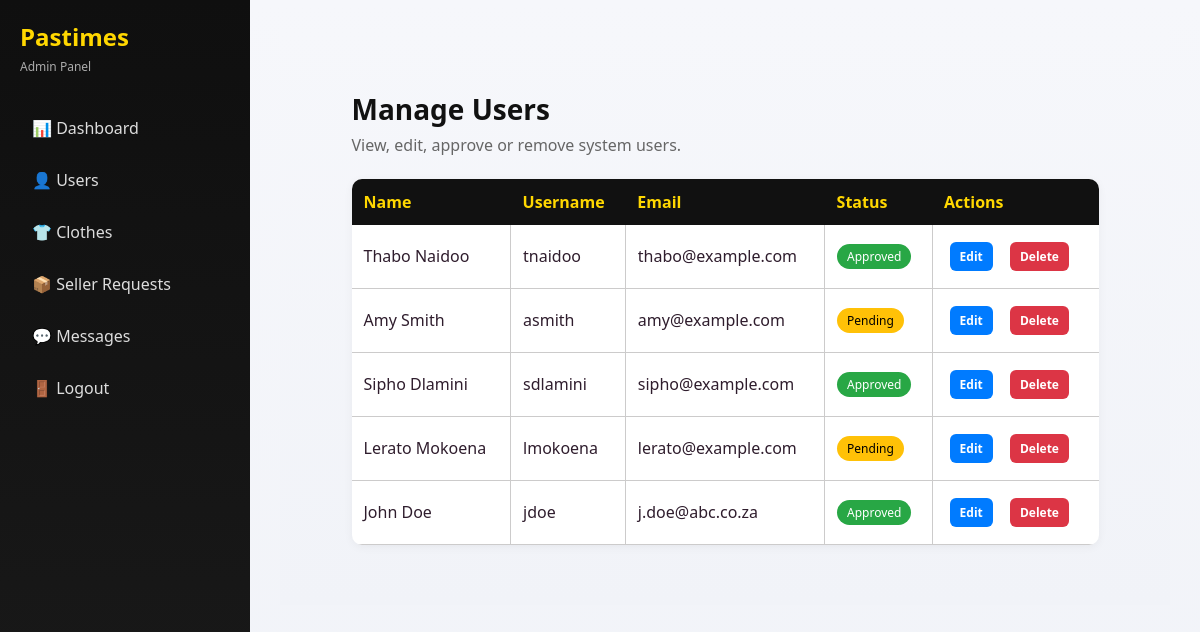
The page /admin/manageUsers.php (signed in) on the database its author committed.
### tables this page shows
CREATE TABLE tblUser (
    user_id INT AUTO_INCREMENT PRIMARY KEY,
    fname VARCHAR(50),
    lname VARCHAR(50),
    username VARCHAR(50),
    email VARCHAR(100),
    password VARCHAR(255),
    address VARCHAR(255),
    status VARCHAR(20)
);

### admin/manageUsers.php (the view, shortened to what this page needs)
<?php
include("../config/DBConn.php");
include("includes/adminLayout.php");
$users = $conn->query("SELECT * FROM tblUser ORDER BY user_id DESC");
?>
<div class="page-wrapper">
    <div class="page-header">
        <h1>Manage Users</h1>
        <p>View, edit, approve or remove system users.</p>
    </div>
    <table>
        <tr>
            <th>Name</th>
            <th>Username</th>
            <th>Email</th>
            <th>Status</th>
            <th>Actions</th>
        </tr>
        <?php while ($row = $users->fetch_assoc()) { ?>
            <tr>
                <td><?php echo $row['fname']." ".$row['lname']; ?></td>
                <td><?php echo $row['username']; ?></td>
                <td><?php echo $row['email']; ?></td>
                <td>
                    <?php
                        if ($row['status']=="approved") {
                            echo "<span class='badge approved'>Approved</span>";
                        } elseif ($row['status']=="rejected") {
                            echo "<span class='badge rejected'>Rejected</span>";
                        } else {
                            echo "<span class='badge pending'>Pending</span>";
                        }
                    ?>
                </td>
                <td>
                    <a class="btn small btn-edit"
                       href="manageUsers.php?edit=<?php echo $row['user_id']; ?>">
                       Edit
                    </a>
                    <a class="btn small btn-delete"
                       href="manageUsers.php?delete=<?php echo $row['user_id']; ?>"
                       onclick="return confirm('Delete this user?');">
                       Delete
                    </a>
                </td>
            </tr>
        <?php } ?>
    </table>
</div>
<?php include("includes/adminFooter.php"); ?>

### assets/styles.css (style rules this page uses)
* { margin: 0; padding: 0; box-sizing: border-box; font-family: 'Segoe UI', sans-serif; }
.btn { display: inline-block; padding: 12px 20px; margin: 5px; border-radius: 6px; text-decoration: none; font-weight: bold; transition: 0.3s; }
table { width: 95%; margin: 20px auto; border-collapse: collapse; background: white; }
table th { background: #000; color: #d4af37; padding: 12px; }
table td { padding: 12px; border-bottom: 1px solid #eee; }
.page-wrapper { width: 100%; max-width: 1180px; margin: 0 auto; }
.page-header { margin-bottom: 22px; }
.page-header h1 { font-size: 32px; margin-bottom: 8px; color: #111; }
.page-header p { color: #555; line-height: 1.6; max-width: 780px; }
.btn.small.btn-edit { margin-right: 8px; }
.badge { padding: 4px 10px; border-radius: 20px; font-size: 12px; color: white; }
.badge.approved { background: #28a745; }
.badge.pending { background: #ffc107; color: black; }
.btn.small { padding: 6px 10px; border-radius: 6px; text-decoration: none; font-size: 12px; margin-right: 5px; display: inline-block; color: white; }
.btn-edit { background: #007bff; }
.btn-delete { background: #dc3545; }
table { width: 100%; border-collapse: collapse; background: white; border-radius: 10px; overflow: hidden; box-shadow: 0 2px 10px rgba(0,0,0,0.05); }
table th { background: #111; color: #ffd700; padding: 12px; text-align: left; }
table td { padding: 12px; border-bottom: 1px solid #cccbcb; border-right: 1px solid #cccbcb; }
table td:last-child, table th:last-child { border-right: none; }
.page-wrapper { width: 90%; margin: 30px auto; }
.page-header { margin-bottom: 20px; }
.page-header h1 { margin: 0; font-size: 28px; color: #111; }
.page-header p { margin-top: 5px; color: #666; }

### rows shown on the page
tbluser: fname "Thabo", lname "Naidoo", username "tnaidoo", email "thabo@example.com", status "Approved"
tbluser: fname "Amy", lname "Smith", username "asmith", email "amy@example.com", status "Pending"
tbluser: fname "Sipho", lname "Dlamini", username "sdlamini", email "sipho@example.com", status "Approved"
tbluser: fname "Lerato", lname "Mokoena", username "lmokoena", email "lerato@example.com", status "Pending"
tbluser: fname "John", lname "Doe", username "jdoe", email "j.doe@abc.co.za", status "Approved"
